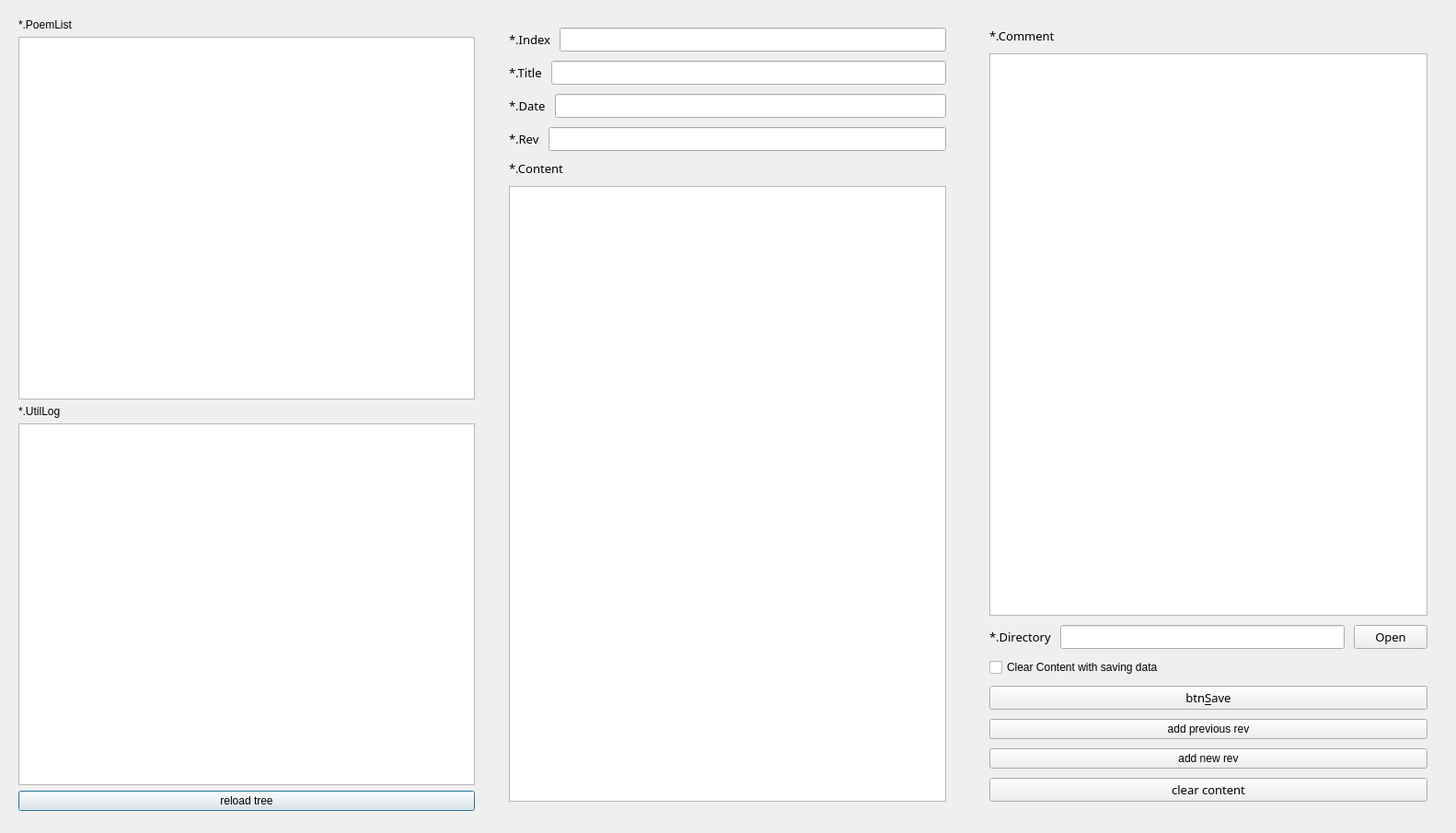
<?xml version="1.0" encoding="UTF-8"?>
<ui version="4.0">
 <class>DialogPoemInput</class>
 <widget class="QDialog" name="DialogPoemInput">
  <property name="geometry">
   <rect>
    <x>0</x>
    <y>0</y>
    <width>1582</width>
    <height>905</height>
   </rect>
  </property>
  <property name="windowTitle">
   <string>Dialog</string>
  </property>
  <widget class="QWidget" name="horizontalLayoutWidget">
   <property name="geometry">
    <rect>
     <x>10</x>
     <y>10</y>
     <width>1561</width>
     <height>881</height>
    </rect>
   </property>
   <layout class="QHBoxLayout" name="mainHLayout" stretch="24,1,24,1,24">
    <property name="sizeConstraint">
     <enum>QLayout::SetMaximumSize</enum>
    </property>
    <property name="leftMargin">
     <number>10</number>
    </property>
    <property name="topMargin">
     <number>10</number>
    </property>
    <property name="rightMargin">
     <number>10</number>
    </property>
    <property name="bottomMargin">
     <number>10</number>
    </property>
    <item>
     <layout class="QVBoxLayout" name="verticalLayout_4">
      <item>
       <widget class="QLabel" name="label_6">
        <property name="text">
         <string>*.PoemList</string>
        </property>
       </widget>
      </item>
      <item>
       <widget class="QTreeView" name="treePoems">
        <attribute name="headerVisible">
         <bool>false</bool>
        </attribute>
       </widget>
      </item>
      <item>
       <widget class="QLabel" name="label_7">
        <property name="text">
         <string>*.UtilLog</string>
        </property>
       </widget>
      </item>
      <item>
       <widget class="QTableView" name="tableLog"/>
      </item>
      <item>
       <widget class="QPushButton" name="btnReload">
        <property name="text">
         <string>reload tree</string>
        </property>
       </widget>
      </item>
     </layout>
    </item>
    <item>
     <spacer name="horizontalSpacer">
      <property name="orientation">
       <enum>Qt::Horizontal</enum>
      </property>
      <property name="sizeHint" stdset="0">
       <size>
        <width>40</width>
        <height>20</height>
       </size>
      </property>
     </spacer>
    </item>
    <item>
     <layout class="QVBoxLayout" name="verticalLayout" stretch="0,0,0,0,3">
      <property name="spacing">
       <number>10</number>
      </property>
      <property name="leftMargin">
       <number>10</number>
      </property>
      <property name="topMargin">
       <number>10</number>
      </property>
      <property name="rightMargin">
       <number>10</number>
      </property>
      <property name="bottomMargin">
       <number>10</number>
      </property>
      <item>
       <layout class="QHBoxLayout" name="horizontalLayout">
        <item>
         <widget class="QLabel" name="label">
          <property name="font">
           <font>
            <family>돋움</family>
            <pointsize>10</pointsize>
           </font>
          </property>
          <property name="text">
           <string>*.Index</string>
          </property>
         </widget>
        </item>
        <item>
         <widget class="QLineEdit" name="editNo">
          <property name="font">
           <font>
            <family>돋움</family>
            <pointsize>10</pointsize>
           </font>
          </property>
         </widget>
        </item>
       </layout>
      </item>
      <item>
       <layout class="QHBoxLayout" name="horizontalLayout_3">
        <item>
         <widget class="QLabel" name="label_4">
          <property name="font">
           <font>
            <family>돋움</family>
            <pointsize>10</pointsize>
           </font>
          </property>
          <property name="text">
           <string>*.Title</string>
          </property>
         </widget>
        </item>
        <item>
         <widget class="QLineEdit" name="editTitle">
          <property name="font">
           <font>
            <family>돋움</family>
            <pointsize>10</pointsize>
           </font>
          </property>
         </widget>
        </item>
       </layout>
      </item>
      <item>
       <layout class="QHBoxLayout" name="horizontalLayout_2">
        <item>
         <widget class="QLabel" name="label_2">
          <property name="font">
           <font>
            <family>돋움</family>
            <pointsize>10</pointsize>
           </font>
          </property>
          <property name="text">
           <string>*.Date</string>
          </property>
         </widget>
        </item>
        <item>
         <widget class="QLineEdit" name="editDate">
          <property name="font">
           <font>
            <family>돋움</family>
            <pointsize>10</pointsize>
           </font>
          </property>
         </widget>
        </item>
       </layout>
      </item>
      <item>
       <layout class="QHBoxLayout" name="horizontalLayout_4">
        <item>
         <widget class="QLabel" name="label_5">
          <property name="font">
           <font>
            <family>돋움</family>
            <pointsize>10</pointsize>
           </font>
          </property>
          <property name="text">
           <string>*.Rev</string>
          </property>
         </widget>
        </item>
        <item>
         <widget class="QLineEdit" name="editRev">
          <property name="font">
           <font>
            <family>돋움</family>
            <pointsize>10</pointsize>
           </font>
          </property>
         </widget>
        </item>
       </layout>
      </item>
      <item>
       <layout class="QVBoxLayout" name="verticalLayout_2">
        <item>
         <widget class="QLabel" name="label_3">
          <property name="font">
           <font>
            <family>돋움</family>
            <pointsize>10</pointsize>
           </font>
          </property>
          <property name="text">
           <string>*.Content</string>
          </property>
         </widget>
        </item>
        <item>
         <widget class="QTextEdit" name="editContent">
          <property name="font">
           <font>
            <family>돋움</family>
            <pointsize>10</pointsize>
           </font>
          </property>
         </widget>
        </item>
       </layout>
      </item>
     </layout>
    </item>
    <item>
     <spacer name="horizontalSpacer_2">
      <property name="orientation">
       <enum>Qt::Horizontal</enum>
      </property>
      <property name="sizeHint" stdset="0">
       <size>
        <width>40</width>
        <height>20</height>
       </size>
      </property>
     </spacer>
    </item>
    <item>
     <layout class="QVBoxLayout" name="verticalLayout_3" stretch="1,0,0,0,0,0,0">
      <property name="spacing">
       <number>10</number>
      </property>
      <property name="leftMargin">
       <number>10</number>
      </property>
      <property name="topMargin">
       <number>10</number>
      </property>
      <property name="rightMargin">
       <number>10</number>
      </property>
      <property name="bottomMargin">
       <number>10</number>
      </property>
      <item>
       <layout class="QVBoxLayout" name="verticalLayout_7">
        <item>
         <widget class="QLabel" name="label_13">
          <property name="font">
           <font>
            <family>돋움</family>
            <pointsize>10</pointsize>
           </font>
          </property>
          <property name="text">
           <string>*.Comment</string>
          </property>
         </widget>
        </item>
        <item>
         <widget class="QTextEdit" name="editComment">
          <property name="font">
           <font>
            <family>돋움</family>
            <pointsize>10</pointsize>
           </font>
          </property>
         </widget>
        </item>
       </layout>
      </item>
      <item>
       <layout class="QHBoxLayout" name="horizontalLayout_12">
        <item>
         <widget class="QLabel" name="label_14">
          <property name="font">
           <font>
            <family>돋움</family>
            <pointsize>10</pointsize>
           </font>
          </property>
          <property name="text">
           <string>*.Directory</string>
          </property>
         </widget>
        </item>
        <item>
         <widget class="QLineEdit" name="editDir">
          <property name="font">
           <font>
            <family>돋움</family>
            <pointsize>10</pointsize>
           </font>
          </property>
         </widget>
        </item>
        <item>
         <widget class="QPushButton" name="btnOpen">
          <property name="font">
           <font>
            <family>돋움</family>
            <pointsize>10</pointsize>
           </font>
          </property>
          <property name="text">
           <string>Open</string>
          </property>
         </widget>
        </item>
       </layout>
      </item>
      <item>
       <layout class="QHBoxLayout" name="horizontalLayout_13">
        <item>
         <widget class="QCheckBox" name="chkSaveAndClear">
          <property name="text">
           <string>Clear Content with saving data</string>
          </property>
         </widget>
        </item>
       </layout>
      </item>
      <item>
       <widget class="QPushButton" name="btnSave">
        <property name="font">
         <font>
          <family>돋움</family>
          <pointsize>10</pointsize>
         </font>
        </property>
        <property name="text">
         <string>btn&amp;Save</string>
        </property>
        <property name="shortcut">
         <string>Ctrl+S</string>
        </property>
       </widget>
      </item>
      <item>
       <widget class="QPushButton" name="btnAddPrevRev">
        <property name="text">
         <string>add previous rev</string>
        </property>
       </widget>
      </item>
      <item>
       <widget class="QPushButton" name="btnAddNewRev">
        <property name="text">
         <string>add new rev</string>
        </property>
       </widget>
      </item>
      <item>
       <widget class="QPushButton" name="btnClear">
        <property name="font">
         <font>
          <family>돋움</family>
          <pointsize>10</pointsize>
         </font>
        </property>
        <property name="text">
         <string>clear content</string>
        </property>
       </widget>
      </item>
     </layout>
    </item>
   </layout>
  </widget>
 </widget>
 <resources/>
 <connections/>
</ui>
